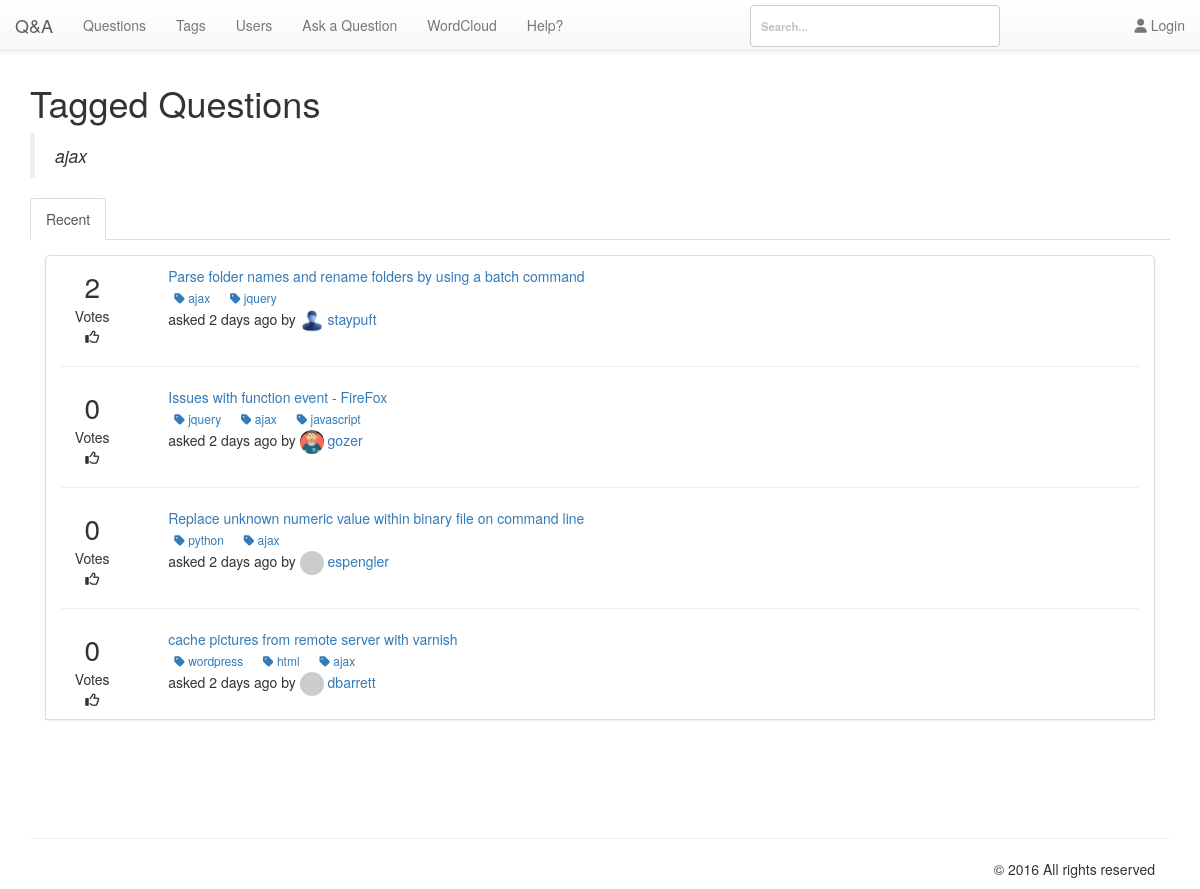
The app's page /pages/tags.php?tag=ajax with its own data.
### tables this page shows
CREATE TABLE `qa_posts` (
  `postid` int(10) UNSIGNED NOT NULL,
  `type` enum('Q','A','C','Q_HIDDEN','A_HIDDEN','C_HIDDEN','Q_QUEUED','A_QUEUED','C_QUEUED','NOTE') NOT NULL,
  `parentid` int(10) UNSIGNED DEFAULT NULL,
  `acount` smallint(5) UNSIGNED NOT NULL DEFAULT '0',
  `amaxvote` smallint(5) UNSIGNED NOT NULL DEFAULT '0',
  `userid` int(10) UNSIGNED DEFAULT NULL,
  `upvotes` smallint(5) UNSIGNED NOT NULL DEFAULT '0',
  `downvotes` smallint(5) UNSIGNED NOT NULL DEFAULT '0',
  `netvotes` smallint(6) NOT NULL DEFAULT '0',
  `views` int(10) UNSIGNED NOT NULL DEFAULT '0',
  `flagged` tinyint(1) NOT NULL,
  `flag_id` int(11) NOT NULL DEFAULT '0',
  `flagcount` tinyint(3) UNSIGNED NOT NULL DEFAULT '0',
  `format` varchar(20) NOT NULL DEFAULT '',
  `created` datetime NOT NULL,
  `updated` datetime DEFAULT NULL,
  `title` varchar(800) DEFAULT NULL,
  `content` varchar(8000) DEFAULT NULL,
  `tags` varchar(800) DEFAULT NULL,
  `selects` tinyint(1) DEFAULT NULL,
  `s_userid` tinyint(4) NOT NULL
);

CREATE TABLE `qa_tagwords` (
  `postid` int(10) UNSIGNED NOT NULL,
  `wordid` int(10) UNSIGNED NOT NULL
);

CREATE TABLE `qa_words` (
  `wordid` int(10) UNSIGNED NOT NULL,
  `word` varchar(80) NOT NULL,
  `titlecount` int(10) UNSIGNED NOT NULL DEFAULT '0',
  `contentcount` int(10) UNSIGNED NOT NULL DEFAULT '0',
  `tagwordcount` int(10) UNSIGNED NOT NULL DEFAULT '0',
  `tagcount` int(10) UNSIGNED NOT NULL DEFAULT '0'
);

CREATE TABLE `qa_blobs` (
  `blobid` bigint(20) UNSIGNED NOT NULL,
  `filename` varchar(255) DEFAULT NULL,
  `userid` int(10) UNSIGNED NOT NULL,
  `gravatar` tinyint(1) NOT NULL,
  `created` datetime DEFAULT NULL
);

CREATE TABLE `qa_users` (
  `userid` int(10) UNSIGNED NOT NULL,
  `created` datetime NOT NULL,
  `email` varchar(80) NOT NULL,
  `handle` varchar(20) NOT NULL,
  `avatarblobid` bigint(20) UNSIGNED DEFAULT NULL,
  `avatarwidth` smallint(5) UNSIGNED DEFAULT NULL,
  `avatarheight` smallint(5) UNSIGNED DEFAULT NULL,
  `passcheck` text,
  `loggedin` datetime NOT NULL
);

### db/db.php (called while the page is built, shortened)
<?php
class Db {
	protected static $connection;
	public function connect() {
		if(!isset(self::$connection)) {
			self::$connection = new mysqli('localhost','admin','M0n@rch$','cs518');
		}
		return self::$connection;
	}
	public function query($query) {
		$connection = $this -> connect();
		$result = $connection -> query($query);
		return $result;
	}
	public function select($query) {
		$rows = array();
		$result = $this -> query($query);
		while ($row = $result -> fetch_assoc()) {
			$rows[] = $row;
		}
		return $rows;
	}
}

### app/time.php (called while the page is built)
<?php
function time_elapsed_string($datetime, $full = false) {
    $now = new DateTime;
    $ago = new DateTime($datetime);
    $diff = $now->diff($ago);
    $diff->w = floor($diff->d / 7);
    $diff->d -= $diff->w * 7;
    $string = array(
        'y' => 'year',
        'm' => 'month',
        'w' => 'week',
        'd' => 'day',
        'h' => 'hour',
        'i' => 'minute',
        's' => 'second',
    );
    foreach ($string as $k => &$v) {
        if ($diff->$k) {
            $v = $diff->$k . ' ' . $v . ($diff->$k > 1 ? 's' : '');
        } else {
            unset($string[$k]);
        }
    }
    if (!$full) $string = array_slice($string, 0, 1);
    return $string ? implode(', ', $string) . ' ago' : 'just now';
}
?>

### pages/tags.php (the view, shortened to what this page needs)
<?php
include ("header.php");
include ("navbar.php");
include_once ($_SERVER['DOCUMENT_ROOT']."/db/db.php");
include $_SERVER['DOCUMENT_ROOT'].'/app/time.php';
require_once $_SERVER['DOCUMENT_ROOT'].'/nbbc/nbbc.php';
$bbcode = new BBCode;
$connection = new Db();
if (isset($_GET['tag'])):
$tag = $_GET['tag'];
$query = $connection -> select("SELECT `postid`, `userid`, `upvotes`, `downvotes`, `netvotes`, `created`, `title`, `content`, `tags` FROM `qa_posts` WHERE `type`='Q' AND `tags` LIKE '%".$tag."%'");
?>
<div class="container">
  <div id="content">
    <h1>Tagged Questions  </h1><blockquote>
      <em> <?php echo $tag; ?></em>
    </blockquote>
      <ul id="tabs" class="nav nav-tabs" data-tabs="tabs">
          <li class="active"><a href="#red" data-toggle="tab">Recent</a></li>
      </ul>
      <div id="my-tab-content" class="tab-content">
          <div class="tab-pane active" id="red">
            <div class="panel-body">
                <ul class="list-group">
                                  <li class="list-group-item">
<?php
$red = $connection -> select("SELECT `title`,`content`,`qa_posts`.`created`, `qa_posts`.`postid`, `qa_posts`.`acount`, `qa_users`.`handle`, `netvotes`,`avatarblobid` FROM `qa_posts` LEFT JOIN `qa_users` ON `qa_posts`.`userid` = `qa_users`.`userid`  WHERE `type`='Q' AND `tags` LIKE '%".$tag."%' ORDER BY `qa_posts`.`created` DESC;");
$hrred = (int)count($red);
 foreach ($red as $key => $value):
   $profile = $connection -> select("SELECT `filename`, `qa_users`.`handle`, `gravatar` FROM `qa_users` INNER JOIN `qa_blobs` ON `qa_users`.`avatarblobid` = `qa_blobs`.`blobid` WHERE `qa_blobs`.blobid=".$value['avatarblobid'].";");
   if(count($profile) == 1){
   foreach ($profile as $key => $val){
    $pic = $val['filename'];
    $na = $val['handle'];
    if ($val['gravatar'] == 0) {
      $pic =	"<img src='/img/uploads/".$val['filename']."' class='img-circle' style='width:24px;height:24px;' title='".$val['handle']."'/>";
    } else {
      $pic =	"<img src='".$val['filename']."' class='img-circle' style='width:24px;height:24px;' title='".$val['handle']."'/>";
    }
    }
 }
   ?>
  <div class="row">
    <div class="col-xs-2 col-md-1">
        <div class="text-center fa-2x"><?php  echo $value['netvotes']; ?>
        </div>
        <div class="text-center">Votes</div>
        <div class="text-center"><i class="fa fa-thumbs-o-up" aria-hidden="true"></i></div>
      </div>
      <div class="col-xs-10 col-md-11">
          <div class="col-xs-10 col-md-11">
              <a href="/pages/questions.php?qa=<?php echo $value['postid']; ?>"><?php echo html_entity_decode($bbcode->Parse($value['title'])); ?>
                  </a>
                  <div class="action">
                  <?php
                  $tags = $connection -> select("SELECT `qa_tagwords`.`postid`, `qa_tagwords`.`wordid`, `word` FROM `qa_tagwords` INNER JOIN `qa_words` ON `qa_words`.`wordid` = `qa_tagwords`.`wordid` WHERE `qa_tagwords`.`postid` = ".$value['postid'].";");
                  foreach ($tags as $key => $tagv) {
                    echo '<a href="/pages/tags.php?tag='.$tagv['word'].'" class="btn btn-labeled btn-xs" title="Edit">
                        <i class="fa fa-tag" aria-hidden="true"></i>&nbsp;'.$tagv['word'].'
                    </a>&nbsp;&nbsp;';
                    }
                   ?>
                  </div>
              <div class="footer content">
                  asked <?php echo time_elapsed_string($value['created']); echo " by  <a href='/pages/users.php?handle=".$na."'>".$pic."&nbsp;".$value['handle']."</a>"; ?>
              </div>
          </div>
      </div>
  </div>
  <?php
    if($hrred != 1){
      echo '<hr>';
    $hrred--;
  }
endforeach; ?>
</li>
</div>
</div>
</div>
</div>
</div>
<?php endif; ?>
<?php include_once 'footer.php';?>

### nbbc/nbbc.php (shortened to what this page needs)
<?php
class BBCodeLexer {
var $state;
var $input;
var $ptr;
var $verbatim;
function BBCodeLexer($string, $tagmarker = '[') {
$regex_beginmarkers = Array( '[' => '\[', '<' => '<', '{' => '\{', '(' => '\(' );
$regex_endmarkers = Array( '[' => '\]', '<' => '>', '{' => '\}', '(' => '\)' );
$endmarkers = Array( '[' => ']', '<' => '>', '{' => '}', '(' => ')' );
$e = $regex_endmarkers[$tagmarker];
$b = $regex_beginmarkers[$tagmarker];
$this->pat_main = "/( "
. "{$b}"
. "(?! -- | ' | !-- | {$b}{$b} )"
. "(?: [^\\n\\r{$b}{$e}] | \\\" [^\\\"\\n\\r]* \\\" | \\' [^\\'\\n\\r]* \\' )*"
. "{$e}"
. "| {$b}{$b} (?: [^{$e}\\r\\n] | {$e}[^{$e}\\r\\n] )* {$e}{$e}"
. "| {$b} (?: -- | ' ) (?: [^{$e}\\n\\r]* ) {$e}"
. "| {$b}!-- (?: [^-] | -[^-] | --[^{$e}] )* --{$e}"
. "| -----+"
. "| \\x0D\\x0A | \\x0A\\x0D | \\x0D | \\x0A"
. "| [\\x00-\\x09\\x0B-\\x0C\\x0E-\\x20]+(?=[\\x0D\\x0A{$b}]|-----|$)"
. "| (?<=[\\x0D\\x0A{$e}]|-----|^)[\\x00-\\x09\\x0B-\\x0C\\x0E-\\x20]+"
. " )/Dx";
$this->input = preg_split($this->pat_main, $string, -1, PREG_SPLIT_DELIM_CAPTURE);
$this->ptr = 0;
$this->unget = false;
$this->state = BBCODE_LEXSTATE_TEXT;
$this->verbatim = false;
}
function NextToken() {
while (true) {
if ($this->ptr >= count($this->input)) {
return $this->token = BBCODE_EOI;
}
$this->text = preg_replace("/[\\x00-\\x08\\x0B-\\x0C\\x0E-\\x1F]/", "",
$this->input[$this->ptr++]);
if ($this->verbatim) {
$this->tag = false;
if ($this->state == BBCODE_LEXSTATE_TEXT) {
$this->state = BBCODE_LEXSTATE_TAG;
$token_type = BBCODE_TEXT;
}
else {
$this->state = BBCODE_LEXSTATE_TEXT;
switch (ord(substr($this->text, 0, 1))) {
case 10:
case 13:
$token_type = BBCODE_NL;
break;
default:
$token_type = BBCODE_WS;
break;
case 45:
case 40:
case 60:
case 91:
case 123:
$token_type = BBCODE_TEXT;
break;
}
}
if (strlen($this->text) > 0)
return $this->token = $token_type;
}
else if ($this->state == BBCODE_LEXSTATE_TEXT) {
$this->state = BBCODE_LEXSTATE_TAG;
if (strlen($this->text) > 0)
return $this->token = BBCODE_TEXT;
}
}
}
}
class BBCode {
var $current_class;
var $root_class;
var $allow_ampersand;
var $tag_marker;
var $plain_mode;
var $detect_urls;
var $output_limit;
var $smileys;
var $smiley_regex;
var $enable_smileys;
var $debug;
function BBCode() {
$this->defaults = new BBCodeLibrary;
$this->smileys = $this->defaults->default_smileys;
$this->enable_smileys = true;
$this->smiley_regex = false;
$this->pre_trim = "";
$this->post_trim = "";
$this->root_class = 'block';
$this->tag_marker = '[';
$this->current_class = $this->root_class;
$this->debug = false;
$this->output_limit = 0;
$this->plain_mode = false;
$this->detect_urls = false;
}
function GetDefaultWikiURL() { return '/?page='; }
function GetDefaultLocalImgDir() { return "img"; }
function GetDefaultLocalImgURL() { return "img"; }
function GetDefaultRuleHTML() { return "\n<hr class=\"bbcode_rule\" />\n"; }
function GetDefaultSmileyDir() { return "smileys"; }
function GetDefaultSmileyURL() { return "smileys"; }
function HTMLEncode($string) {
if (!$this->allow_ampersand)
return htmlspecialchars($string);
else return str_replace(Array('<', '>', '"'),
Array('&lt;', '&gt;', '&quot;'), $string);
}
function FixupOutput($string) {
if (!$this->detect_urls) {
$output = $this->Internal_ProcessSmileys($string);
}
return $output;
}
function Internal_ProcessSmileys($string) {
if (!$this->enable_smileys || $this->plain_mode) {
$output = $this->HTMLEncode($string);
}
else {
$tokens = preg_split($this->smiley_regex, $string, -1, PREG_SPLIT_DELIM_CAPTURE);
if (count($tokens) <= 1) {
$output = $this->HTMLEncode($string);
}
}
return $output;
}
function Internal_RebuildSmileys() {
$regex = Array("/(?<![\\w])(");
$first = true;
foreach ($this->smileys as $code => $filename) {
if (!$first) $regex[] = "|";
$regex[] = preg_quote("$code", '/');
$first = false;
}
$regex[] = ")(?![\\w])/";
$this->smiley_regex = implode("", $regex);
}
function Internal_CollectTextReverse($array, $start = 0, $end = 0) {
for ($start = intval($start); $start >= $end; $start--)
print $array[$start][BBCODE_STACK_TEXT];
$output = ob_get_contents();
return $output;
}
function Internal_GenerateOutput($pos) {
$output = Array();
while (count($this->stack) > $pos) {
$token = array_pop($this->stack);
if ($token[BBCODE_STACK_TOKEN] != BBCODE_TAG) {
$output[] = $token;
}
}
return $output;
}
function Internal_ComputeCurrentClass() {
if (count($this->stack) > 0)
$this->current_class = $this->stack[count($this->stack)-1][BBCODE_STACK_CLASS];
else $this->current_class = $this->root_class;
}
function Parse($string) {
$this->lexer = new BBCodeLexer($string, $this->tag_marker);
$this->lexer->debug = $this->debug;
$old_output_limit = $this->output_limit;
$this->stack = Array();
while (true) {
if (($token_type = $this->lexer->NextToken()) == BBCODE_EOI) {
break;
}
switch ($token_type) {
case BBCODE_TEXT:
$this->stack[] = Array(
BBCODE_STACK_TOKEN => BBCODE_TEXT,
BBCODE_STACK_TEXT => $this->FixupOutput($this->lexer->text),
BBCODE_STACK_TAG => false,
BBCODE_STACK_CLASS => $this->current_class,
);
break;
}
}
$result = $this->Internal_GenerateOutput(0);
$result = $this->Internal_CollectTextReverse($result, count($result) - 1);
$this->output_limit = $old_output_limit;
return $result;
}
}

### css/style.css (style rules this page uses)
div.container a { text-decoration: none; }
.img-circle { border-radius: 20%; }
.img-circle { border-radius: 0; }
div.container { margin-top: 4.5em !important; }

### css/demo.css (style rules this page uses)
*, *:after, *:before { -webkit-box-sizing: border-box; box-sizing: border-box; }
body { background: #c1c1c1 url(../img/unsplash.jpg) no-repeat center bottom; color: #fff; font-size: 1em; font-family: 'Raleway', Arial, sans-serif; min-height: 500px; }
a { color: #fff; text-decoration: none; outline: none; }

### css/component.css (style rules this page uses)
html, body { height: 100%; }
body { overflow-x: hidden; overflow-y: scroll; }

### records on screen
qa_posts: netvotes "2", start "Parse folder names and rename folders by using a batch command", created "2 days ago", qa_blobs.filename (picture), qa_users.handle "staypuft"
qa_tagwords: wordid.word "ajax"
qa_tagwords: wordid.word "jquery"
qa_posts: netvotes "0", start "Issues with function event - FireFox", created "2 days ago", qa_blobs.filename (picture), qa_users.handle "gozer"
qa_tagwords: wordid.word "jquery"
qa_tagwords: wordid.word "ajax"
qa_tagwords: wordid.word "javascript"
qa_posts: netvotes "0", start "Replace unknown numeric value within binary file on command line", created "2 days ago", qa_users.handle "espengler"
qa_tagwords: wordid.word "python"
qa_tagwords: wordid.word "ajax"
qa_posts: netvotes "0", start "cache pictures from remote server with varnish", created "2 days ago", qa_users.handle "dbarrett"
qa_tagwords: wordid.word "wordpress"
qa_tagwords: wordid.word "html"
qa_tagwords: wordid.word "ajax"

### other values on screen
$tag "ajax"
